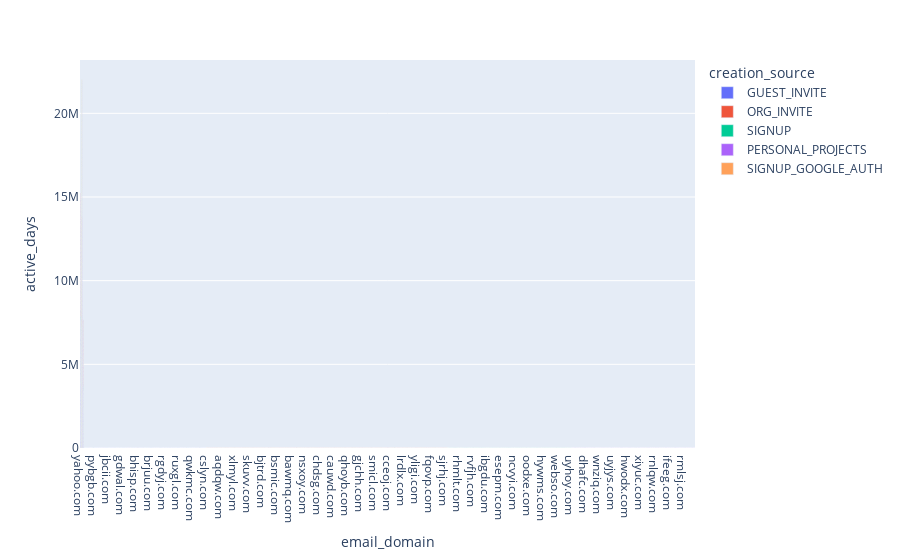

The notebook cell saved with this chart:
### Code cell
px.bar(df2, x ='email_domain',y = 'active_days',color='creation_source',barmode = 'group')

### Figure 1 — Plotly figure (JSON) as saved in the notebook; plotly's stock layout.template omitted (floating-point values rounded to 4 significant figures; data arrays with more than 128 entries replaced by an {"elided": "..."} marker saying what was removed)
{"data": [{"alignmentgroup": "True", "hovertemplate": "creation_source=GUEST_INVITE<br>email_domain=%{x}<br>active_days=%{y}<extra></extra>", "legendgroup": "GUEST_INVITE", "marker": {"color": "#636efa", "pattern": {"shape": ""}}, "name": "GUEST_INVITE", "offsetgroup": "GUEST_INVITE", "orientation": "v", "showlegend": true, "textposition": "auto", "type": "bar", "x": {"elided": "2163 str values"}, "xaxis": "x", "y": {"elided": "2163 int values"}, "yaxis": "y"}, {"alignmentgroup": "True", "hovertemplate": "creation_source=ORG_INVITE<br>email_domain=%{x}<br>active_days=%{y}<extra></extra>", "legendgroup": "ORG_INVITE", "marker": {"color": "#EF553B", "pattern": {"shape": ""}}, "name": "ORG_INVITE", "offsetgroup": "ORG_INVITE", "orientation": "v", "showlegend": true, "textposition": "auto", "type": "bar", "x": {"elided": "4254 str values"}, "xaxis": "x", "y": {"elided": "4254 int values"}, "yaxis": "y"}, {"alignmentgroup": "True", "hovertemplate": "creation_source=SIGNUP<br>email_domain=%{x}<br>active_days=%{y}<extra></extra>", "legendgroup": "SIGNUP", "marker": {"color": "#00cc96", "pattern": {"shape": ""}}, "name": "SIGNUP", "offsetgroup": "SIGNUP", "orientation": "v", "showlegend": true, "textposition": "auto", "type": "bar", "x": {"elided": "2087 str values"}, "xaxis": "x", "y": {"elided": "2087 int values"}, "yaxis": "y"}, {"alignmentgroup": "True", "hovertemplate": "creation_source=PERSONAL_PROJECTS<br>email_domain=%{x}<br>active_days=%{y}<extra></extra>", "legendgroup": "PERSONAL_PROJECTS", "marker": {"color": "#ab63fa", "pattern": {"shape": ""}}, "name": "PERSONAL_PROJECTS", "offsetgroup": "PERSONAL_PROJECTS", "orientation": "v", "showlegend": true, "textposition": "auto", "type": "bar", "x": {"elided": "2111 str values"}, "xaxis": "x", "y": {"elided": "2111 int values"}, "yaxis": "y"}, {"alignmentgroup": "True", "hovertemplate": "creation_source=SIGNUP_GOOGLE_AUTH<br>email_domain=%{x}<br>active_days=%{y}<extra></extra>", "legendgroup": "SIGNUP_GOOGLE_AUTH", "marker": {"color": "#FFA15A", "pattern": {"shape": ""}}, "name": "SIGNUP_GOOGLE_AUTH", "offsetgroup": "SIGNUP_GOOGLE_AUTH", "orientation": "v", "showlegend": true, "textposition": "auto", "type": "bar", "x": {"elided": "1385 str values"}, "xaxis": "x", "y": {"elided": "1385 int values"}, "yaxis": "y"}], "layout": {"barmode": "group", "legend": {"title": {"text": "creation_source"}, "tracegroupgap": 0}, "margin": {"t": 60}, "xaxis": {"anchor": "y", "domain": [0, 1], "title": {"text": "email_domain"}}, "yaxis": {"anchor": "x", "domain": [0, 1], "title": {"text": "active_days"}}}}
